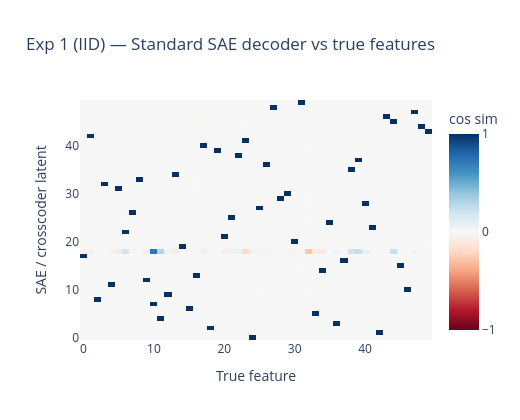
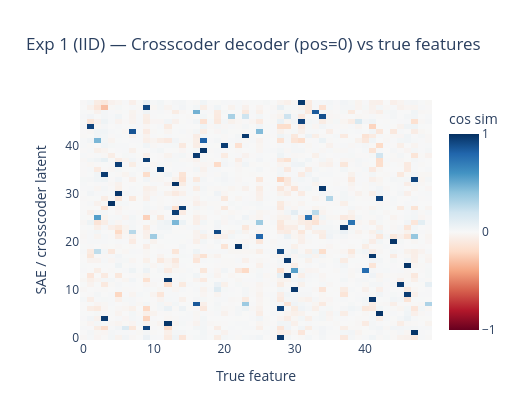

Notebook cell for these charts, in order:
### Code cell
# ── Evaluate ─────────────────────────────────────────────────────────────────
m_sae1   = feature_recovery_score(sae_exp1.W_dec.T, TRUE_FEATURES)
m_cross1 = feature_recovery_score(cc_exp1.decoder_directions(pos=0), TRUE_FEATURES)

print('\n=== Exp 1 results ===')
print_recovery('Standard SAE       ', m_sae1)
print_recovery('Temporal Crosscoder', m_cross1)

ALL_RESULTS.append({'label': 'Exp 1\nIID', 'sae': m_sae1, 'crosscoder': m_cross1})

plot_recovery_heatmap(sae_exp1.W_dec.T, TRUE_FEATURES,
                      title='Exp 1 (IID) — Standard SAE decoder vs true features')
plot_recovery_heatmap(cc_exp1.decoder_directions(pos=0), TRUE_FEATURES,
                      title='Exp 1 (IID) — Crosscoder decoder (pos=0) vs true features')

### Figure 1 — Plotly figure (JSON) as saved in the notebook; plotly's stock layout.template omitted (floating-point values rounded to 4 significant figures; data arrays with more than 128 entries replaced by an {"elided": "..."} marker saying what was removed)
{"data": [{"colorbar": {"dtick": 1, "tickvals": [-1, 0, 1], "title": {"text": "cos sim"}}, "colorscale": [[0, "rgb(103,0,31)"], [0.1, "rgb(178,24,43)"], [0.2, "rgb(214,96,77)"], [0.3, "rgb(244,165,130)"], [0.4, "rgb(253,219,199)"], [0.5, "rgb(247,247,247)"], [0.6, "rgb(209,229,240)"], [0.7, "rgb(146,197,222)"], [0.8, "rgb(67,147,195)"], [0.9, "rgb(33,102,172)"], [1, "rgb(5,48,97)"]], "hovertemplate": "True feature: %{x}<br>SAE latent: %{y}<br>Cos sim: %{z:.3f}<extra></extra>", "type": "heatmap", "z": {"elided": "50x50 float values"}, "zmax": 1, "zmin": -1}], "layout": {"height": 420, "title": {"text": "Exp 1 (IID) — Standard SAE decoder vs true features"}, "width": 520, "xaxis": {"title": {"text": "True feature"}}, "yaxis": {"title": {"text": "SAE / crosscoder latent"}}}}

### Figure 2 — Plotly figure (JSON) as saved in the notebook; plotly's stock layout.template omitted (floating-point values rounded to 4 significant figures; data arrays with more than 128 entries replaced by an {"elided": "..."} marker saying what was removed)
{"data": [{"colorbar": {"dtick": 1, "tickvals": [-1, 0, 1], "title": {"text": "cos sim"}}, "colorscale": [[0, "rgb(103,0,31)"], [0.1, "rgb(178,24,43)"], [0.2, "rgb(214,96,77)"], [0.3, "rgb(244,165,130)"], [0.4, "rgb(253,219,199)"], [0.5, "rgb(247,247,247)"], [0.6, "rgb(209,229,240)"], [0.7, "rgb(146,197,222)"], [0.8, "rgb(67,147,195)"], [0.9, "rgb(33,102,172)"], [1, "rgb(5,48,97)"]], "hovertemplate": "True feature: %{x}<br>SAE latent: %{y}<br>Cos sim: %{z:.3f}<extra></extra>", "type": "heatmap", "z": {"elided": "50x50 float values"}, "zmax": 1, "zmin": -1}], "layout": {"height": 420, "title": {"text": "Exp 1 (IID) — Crosscoder decoder (pos=0) vs true features"}, "width": 520, "xaxis": {"title": {"text": "True feature"}}, "yaxis": {"title": {"text": "SAE / crosscoder latent"}}}}
